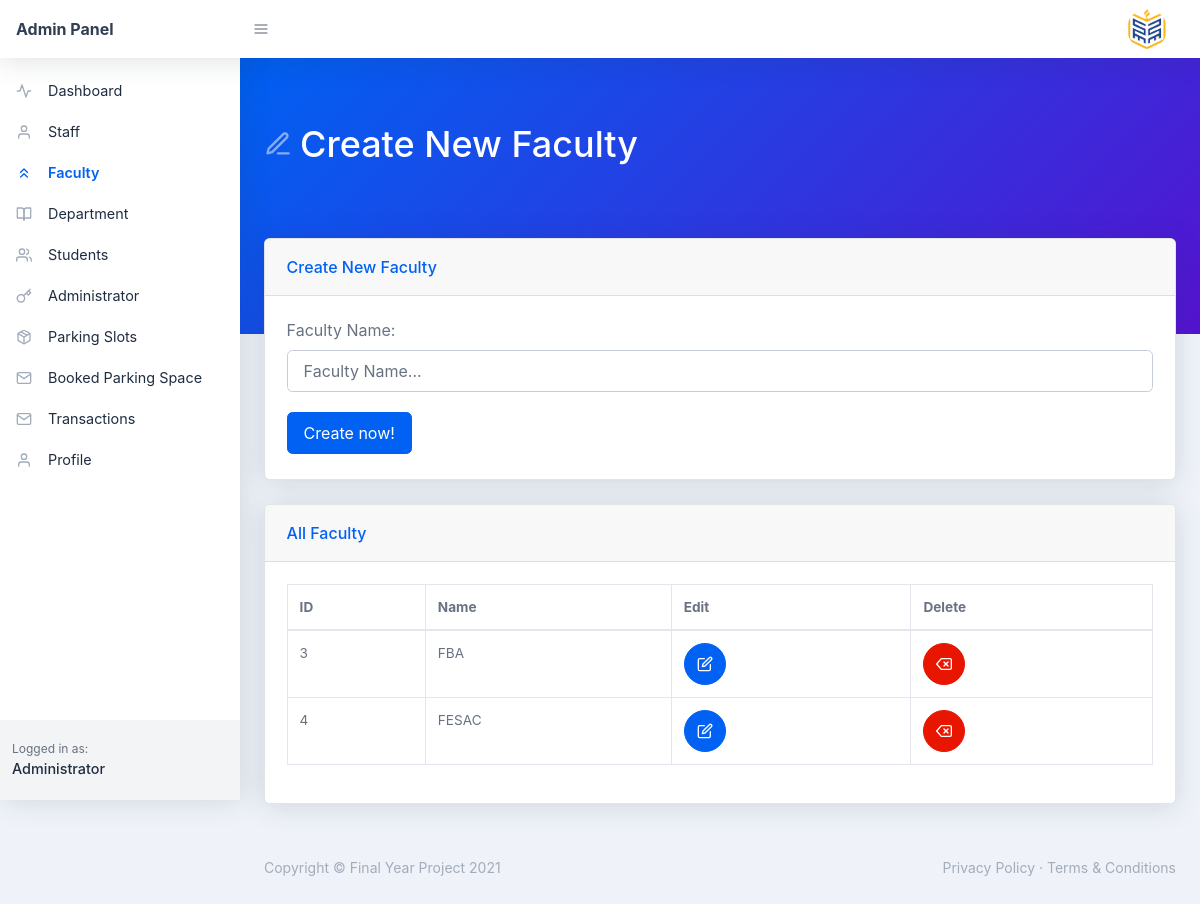
The app's page /admin/faculty.php, older data.
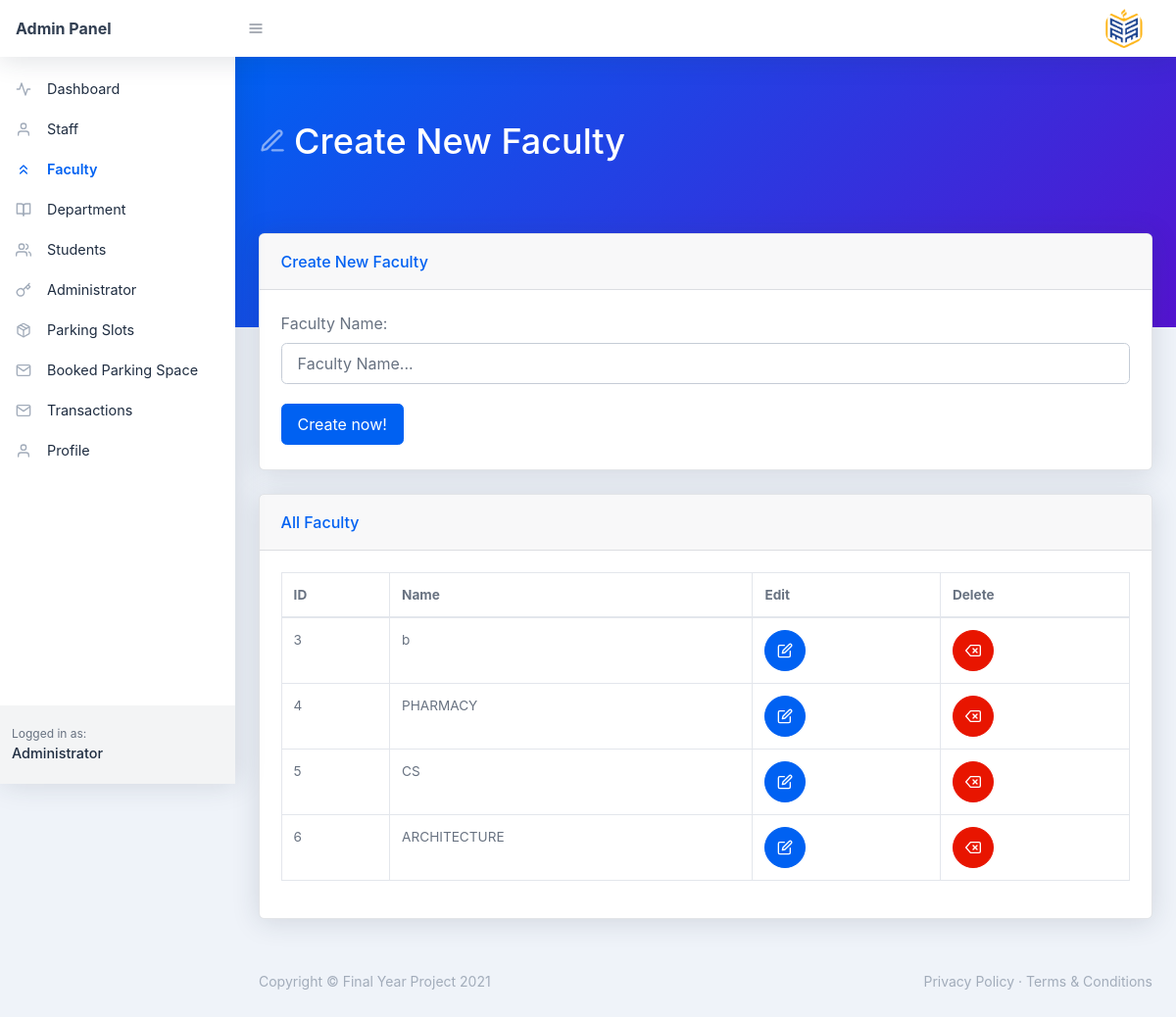
The same page, newer data.
### tables this page shows
CREATE TABLE `faculty` (
  `id` int(11) NOT NULL,
  `name` varchar(200) NOT NULL,
  `status` varchar(10) NOT NULL
);

### admin/faculty.php (the view, shortened to what this page needs)
<?php
    include('header.php');
?>
<div id="layoutSidenav_content">
    <main>
        <div class="page-header pb-10 page-header-dark bg-gradient-primary-to-secondary">
            <div class="container-fluid">
                <div class="page-header-content">
                    <h1 class="page-header-title">
                        <div class="page-header-icon"><i data-feather="edit-3"></i></div>
                        <span>Create New Faculty</span>
                    </h1>
                </div>
            </div>
        </div>
        <div class="container-fluid mt-n10">
            <div class="card mb-4">
                <div class="card-header">Create New Faculty</div>
                <div class="card-body">
                    <form method="POST">
                        <div class="form-group">
                            <label for="user-name">Faculty Name:</label>
                            <input class="form-control" id="name" name="name" type="text" placeholder="Faculty Name..." />
                        </div>
                        <button class="btn btn-primary mr-2 my-1" type="submit" name="submit">Create now!</button>
                    </form>
                </div>
            </div>
        </div>
        <div class="container-fluid ">
            <div class="card mb-4">
                <div class="card-header">All Faculty</div>
                <div class="card-body">
                    <div class="datatable table-responsive">
                        <table class="table table-bordered table-hover" id="dataTable" width="100%" cellspacing="0">
                            <thead>
                                <tr>
                                    <th>ID</th>
                                    <th>Name </th>
                                    <th>Edit</th>
                                    <th>Delete</th>
                                </tr>
                            </thead>
                            <tbody>
                                <?php
                                $sql = "SELECT * FROM faculty";
                                $query = $conn->prepare($sql);
                                $query->execute();
                                $results = $query->fetchAll(PDO::FETCH_OBJ);
                                $rowCount = $query->rowCount();
                                if ($rowCount > 0) {
                                    foreach ($results as $results) {
                                ?>
                                        <tr>
                                            <td><?php echo htmlentities($results->id) ?></td>
                                            <td><?php echo htmlentities($results->name) ?></td>
                                            <td>
                                                <a class="btn btn-blue btn-icon" href="edit-faculty.php?id=<?php echo htmlentities($results->id); ?>"><i data-feather="edit"></i></a>
                                            </td>
                                            <td>
                                                <a class="btn btn-red btn-icon" href="#?id=<?php echo htmlentities($results->id); ?>"><i data-feather="delete"></i></a>
                                            </td>
                                        </tr>
                                <?php }
                                } ?>
                            </tbody>
                        </table>
                    </div>
                </div>
            </div>
        </div>
    </main>
    <?php include('footer.php') ?>
</div>
</div>
</body>
</html>

Row changes from the older to the newer data that the page shows:
changed faculty id 3: name "FBA" → "b"
changed faculty id 4: name "FESAC" → "PHARMACY"
added faculty: id "5", name "CS"
added faculty: id "6", name "ARCHITECTURE"
